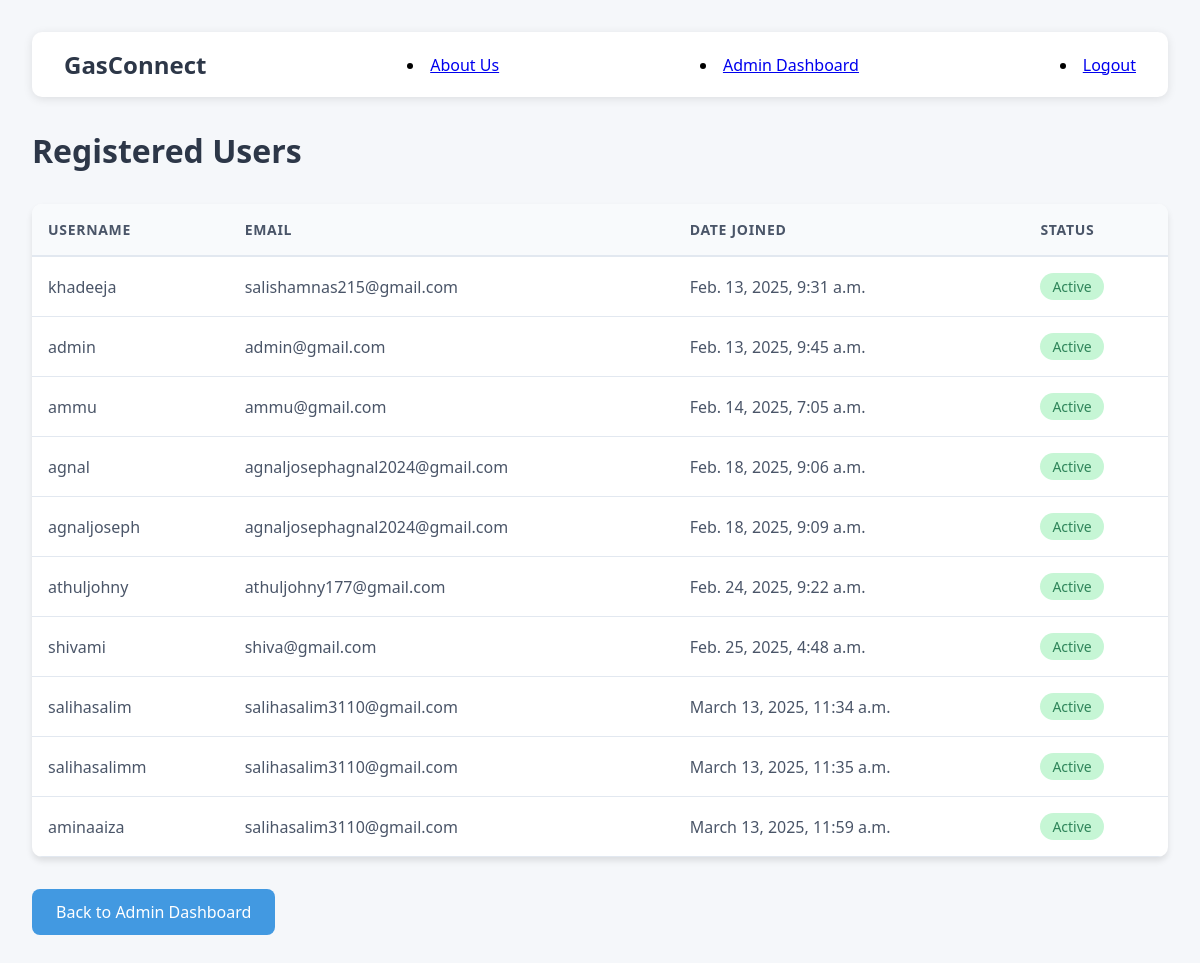
Before: /user-list/ with the older database file.
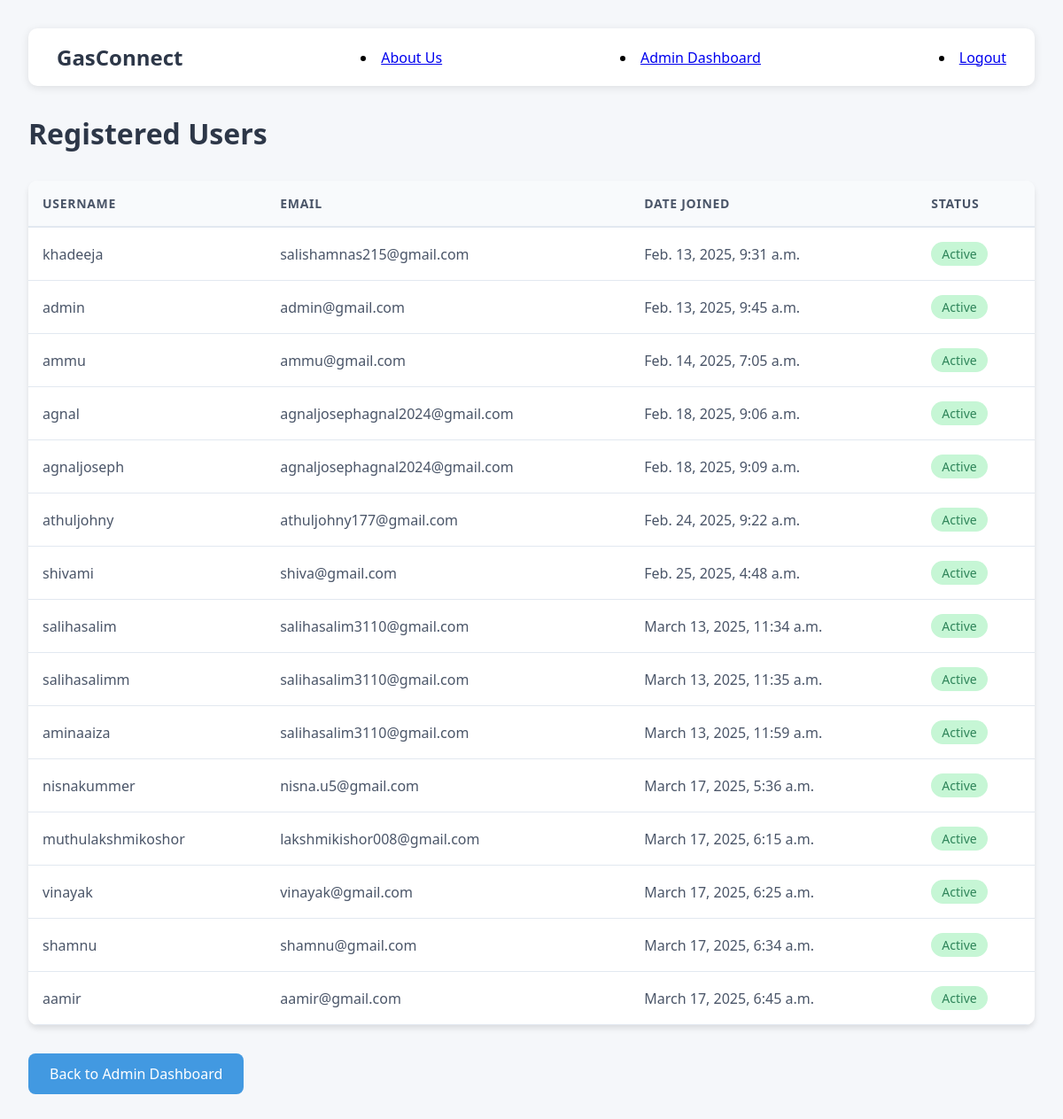
After: the same page with the newer database file.
### booking/models.py (models this page shows, shortened)
class CustomUser(AbstractUser):
    phone = models.IntegerField(null=True, blank=True,unique=True)

### booking/views.py (the view)
# urls.py: path('user-list/', user_list_view, name='user_list'),
@never_cache
def user_list_view(request):
    users = CustomUser.objects.all()
    return render(request, 'userlist.html', {'users': users})

### booking/templates/userlist.html (shortened to what this page needs)
<html lang="en">
<head>
</head>
<body>
    <nav class="navbar">
        <div class="nav-container">
            <a href="#" class="logo">GasConnect</a>
            <li><a href="{%url 'aboutus'%}">About Us</a></li>
            <li><a href="{% url 'admin_dashboard' %}">Admin Dashboard</a></li>
            <li><a href="{%url 'logout'%}">Logout</a></li>
        </div>
    </nav>
    <div class="container">
        <h1>Registered Users</h1>
        <div class="card">
            <div class="table-container">
                <table>
                    <thead>
                        <tr>
                            <th>Username</th>
                            <th>Email</th>
                            <th>Date Joined</th>
                            <th>Status</th>
                        </tr>
                    </thead>
                    <tbody>
                        {% for user in users %}
                        <tr>
                            <td>{{ user.username }}</td>
                            <td>{{ user.email }}</td>
                            <td>{{ user.date_joined }}</td>
                            <td>
                                {% if user.is_active %}
                                    <span class="status-badge status-active">Active</span>
                                {% else %}
                                    <span class="status-badge status-inactive">Inactive</span>
                                {% endif %}
                            </td>
                        </tr>
                        {% endfor %}
                    </tbody>
                </table>
            </div>
        </div>
        <a href="{% url 'admin_dashboard' %}" class="back-link">
            Back to Admin Dashboard
        </a>
    </div>
</body>
</html>

### booking/templates/userlist.html (style rules this page uses)
* { margin: 0; padding: 0; box-sizing: border-box; font-family: 'Segoe UI', Tahoma, Geneva, Verdana, sans-serif; }
body { background: #f5f7fa; min-height: 100vh; padding: 2rem; }
.navbar { background: white; padding: 1rem 2rem; box-shadow: 0 2px 10px rgba(0, 0, 0, 0.1); margin-bottom: 2rem; border-radius: 10px; }
.nav-container { max-width: 1200px; margin: 0 auto; display: flex; justify-content: space-between; align-items: center; }
.logo { color: #2d3748; font-size: 1.5rem; font-weight: bold; text-decoration: none; }
.container { max-width: 1200px; margin: 0 auto; }
h1 { color: #2d3748; margin-bottom: 2rem; font-size: 2rem; font-weight: 600; }
.card { background: white; border-radius: 10px; box-shadow: 0 4px 6px rgba(0, 0, 0, 0.1); overflow: hidden; margin-bottom: 2rem; }
.table-container { overflow-x: auto; }
table { width: 100%; border-collapse: collapse; min-width: 600px; }
thead { background-color: #f8fafc; }
th { color: #4a5568; font-weight: 600; text-transform: uppercase; font-size: 0.875rem; letter-spacing: 0.05em; padding: 1rem; text-align: left; border-bottom: 2px solid #e2e8f0; }
td { padding: 1rem; color: #4a5568; border-bottom: 1px solid #e2e8f0; }
tbody tr { transition: background-color 0.2s ease; }
.status-badge { display: inline-block; padding: 0.25rem 0.75rem; border-radius: 9999px; font-size: 0.875rem; font-weight: 500; }
.status-active { background-color: #c6f6d5; color: #2f855a; }
.back-link { display: inline-flex; align-items: center; padding: 0.75rem 1.5rem; background-color: #4299e1; color: white; text-decoration: none; border-radius: 8px; font-weight: 500; transition: background-color 0.2s ease; }

Changed rows visible on the page:
added CustomUser: username "nisnakummer", email "nisna.u5@gmail.com", date_joined "March 17, 2025, 5:36 a.m.", is_active "Active"
added CustomUser: username "muthulakshmikoshor", email "lakshmikishor008@gmail.com", date_joined "March 17, 2025, 6:15 a.m.", is_active "Active"
added CustomUser: username "vinayak", email "vinayak@gmail.com", date_joined "March 17, 2025, 6:25 a.m.", is_active "Active"
added CustomUser: username "shamnu", email "shamnu@gmail.com", date_joined "March 17, 2025, 6:34 a.m.", is_active "Active"
added CustomUser: username "aamir", email "aamir@gmail.com", date_joined "March 17, 2025, 6:45 a.m.", is_active "Active"
